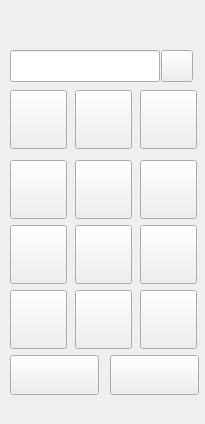
<?xml version="1.0" encoding="UTF-8"?>
<ui version="4.0">
 <class>dialForm</class>
 <widget class="QWidget" name="dialForm">
  <property name="geometry">
   <rect>
    <x>0</x>
    <y>0</y>
    <width>205</width>
    <height>424</height>
   </rect>
  </property>
  <property name="windowTitle">
   <string/>
  </property>
  <widget class="QPushButton" name="dial_send">
   <property name="geometry">
    <rect>
     <x>10</x>
     <y>355</y>
     <width>89</width>
     <height>40</height>
    </rect>
   </property>
   <property name="text">
    <string/>
   </property>
  </widget>
  <widget class="QPushButton" name="dial_end">
   <property name="geometry">
    <rect>
     <x>110</x>
     <y>355</y>
     <width>89</width>
     <height>40</height>
    </rect>
   </property>
   <property name="text">
    <string/>
   </property>
  </widget>
  <widget class="QPushButton" name="dial_key1">
   <property name="geometry">
    <rect>
     <x>10</x>
     <y>90</y>
     <width>57</width>
     <height>59</height>
    </rect>
   </property>
   <property name="text">
    <string/>
   </property>
  </widget>
  <widget class="QPushButton" name="dial_key2">
   <property name="geometry">
    <rect>
     <x>75</x>
     <y>90</y>
     <width>57</width>
     <height>59</height>
    </rect>
   </property>
   <property name="text">
    <string/>
   </property>
  </widget>
  <widget class="QPushButton" name="dial_key3">
   <property name="geometry">
    <rect>
     <x>140</x>
     <y>90</y>
     <width>57</width>
     <height>59</height>
    </rect>
   </property>
   <property name="text">
    <string/>
   </property>
  </widget>
  <widget class="QPushButton" name="dial_key6">
   <property name="geometry">
    <rect>
     <x>140</x>
     <y>160</y>
     <width>57</width>
     <height>59</height>
    </rect>
   </property>
   <property name="text">
    <string/>
   </property>
  </widget>
  <widget class="QPushButton" name="dial_key5">
   <property name="geometry">
    <rect>
     <x>75</x>
     <y>160</y>
     <width>57</width>
     <height>59</height>
    </rect>
   </property>
   <property name="text">
    <string/>
   </property>
  </widget>
  <widget class="QPushButton" name="dial_key4">
   <property name="geometry">
    <rect>
     <x>10</x>
     <y>160</y>
     <width>57</width>
     <height>59</height>
    </rect>
   </property>
   <property name="text">
    <string/>
   </property>
  </widget>
  <widget class="QPushButton" name="dial_star">
   <property name="geometry">
    <rect>
     <x>10</x>
     <y>290</y>
     <width>57</width>
     <height>59</height>
    </rect>
   </property>
   <property name="text">
    <string/>
   </property>
  </widget>
  <widget class="QPushButton" name="dial_key9">
   <property name="geometry">
    <rect>
     <x>140</x>
     <y>225</y>
     <width>57</width>
     <height>59</height>
    </rect>
   </property>
   <property name="text">
    <string/>
   </property>
  </widget>
  <widget class="QPushButton" name="dial_key8">
   <property name="geometry">
    <rect>
     <x>75</x>
     <y>225</y>
     <width>57</width>
     <height>59</height>
    </rect>
   </property>
   <property name="text">
    <string/>
   </property>
  </widget>
  <widget class="QPushButton" name="dial_key7">
   <property name="geometry">
    <rect>
     <x>10</x>
     <y>225</y>
     <width>57</width>
     <height>59</height>
    </rect>
   </property>
   <property name="text">
    <string/>
   </property>
  </widget>
  <widget class="QPushButton" name="dial_grid">
   <property name="geometry">
    <rect>
     <x>140</x>
     <y>290</y>
     <width>57</width>
     <height>59</height>
    </rect>
   </property>
   <property name="text">
    <string/>
   </property>
  </widget>
  <widget class="QPushButton" name="dial_key0">
   <property name="geometry">
    <rect>
     <x>75</x>
     <y>290</y>
     <width>57</width>
     <height>59</height>
    </rect>
   </property>
   <property name="text">
    <string/>
   </property>
  </widget>
  <widget class="QLineEdit" name="dial_number">
   <property name="geometry">
    <rect>
     <x>10</x>
     <y>50</y>
     <width>150</width>
     <height>32</height>
    </rect>
   </property>
  </widget>
  <widget class="QPushButton" name="dial_del">
   <property name="geometry">
    <rect>
     <x>161</x>
     <y>50</y>
     <width>32</width>
     <height>32</height>
    </rect>
   </property>
   <property name="text">
    <string/>
   </property>
  </widget>
 </widget>
 <resources/>
 <connections/>
</ui>
